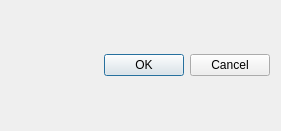
<?xml version="1.0" encoding="UTF-8"?>
<ui version="4.0">
 <class>QUaAcCommonDialog</class>
 <widget class="QDialog" name="QUaAcCommonDialog">
  <property name="geometry">
   <rect>
    <x>0</x>
    <y>0</y>
    <width>281</width>
    <height>131</height>
   </rect>
  </property>
  <property name="windowTitle">
   <string>Dialog</string>
  </property>
  <layout class="QVBoxLayout" name="verticalLayout">
   <item>
    <widget class="QDialogButtonBox" name="buttonBox">
     <property name="orientation">
      <enum>Qt::Horizontal</enum>
     </property>
     <property name="standardButtons">
      <set>QDialogButtonBox::Cancel|QDialogButtonBox::Ok</set>
     </property>
    </widget>
   </item>
  </layout>
 </widget>
 <resources/>
 <connections>
  <connection>
   <sender>buttonBox</sender>
   <signal>accepted()</signal>
   <receiver>QUaAcCommonDialog</receiver>
   <slot>accept()</slot>
   <hints>
    <hint type="sourcelabel">
     <x>248</x>
     <y>254</y>
    </hint>
    <hint type="destinationlabel">
     <x>157</x>
     <y>274</y>
    </hint>
   </hints>
  </connection>
  <connection>
   <sender>buttonBox</sender>
   <signal>rejected()</signal>
   <receiver>QUaAcCommonDialog</receiver>
   <slot>reject()</slot>
   <hints>
    <hint type="sourcelabel">
     <x>316</x>
     <y>260</y>
    </hint>
    <hint type="destinationlabel">
     <x>286</x>
     <y>274</y>
    </hint>
   </hints>
  </connection>
 </connections>
</ui>
